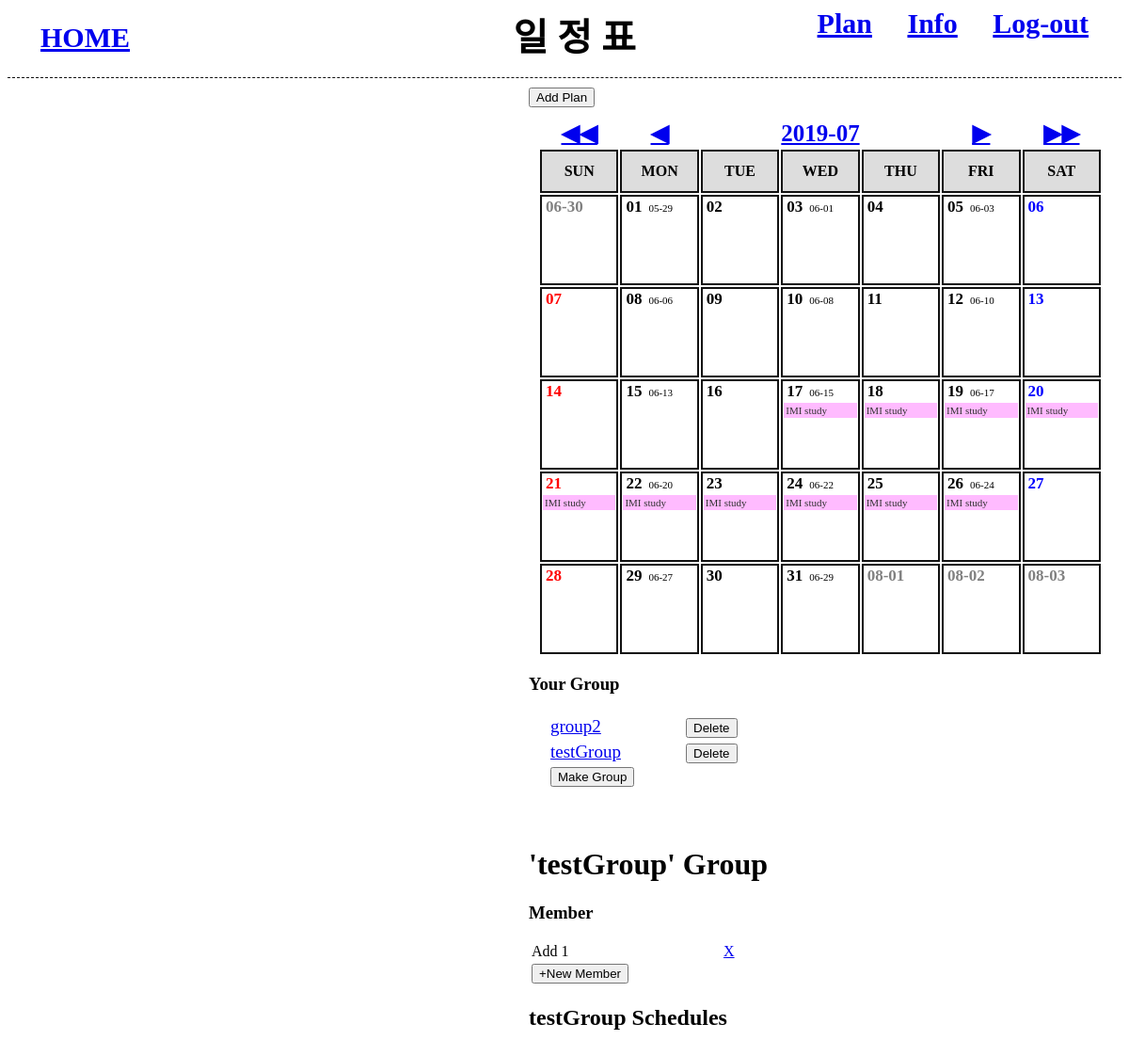
The app's page /schedule_2/group_view.php?team_id=13&team_name=testGroup with its own data.
### tables this page shows
CREATE TABLE `schedules` (
  `id` int(10) NOT NULL AUTO_INCREMENT,
  `name` varchar(20) NOT NULL,
  `s_date` datetime NOT NULL,
  `e_date` datetime NOT NULL,
  `content` text NOT NULL,
  `a_date` datetime DEFAULT NULL,
  `group_id` int(10) DEFAULT NULL,
  PRIMARY KEY (`id`),
  UNIQUE KEY `plan` (`name`,`s_date`,`e_date`)
);

CREATE TABLE `group_tb` (
  `id` int(10) NOT NULL AUTO_INCREMENT,
  `name` varchar(20) NOT NULL,
  PRIMARY KEY (`id`),
  UNIQUE KEY `plan` (`name`)
);

CREATE TABLE `group_mem` (
  `id` int(10) NOT NULL AUTO_INCREMENT,
  `name` varchar(20) NOT NULL,
  `group_id` int(10) NOT NULL,
  PRIMARY KEY (`id`)
);

### adodb5/adodb.inc.php (called while the page is built, shortened)
<?php
if (!defined('_ADODB_LAYER')) {
	GLOBAL
		$ADODB_vers,
		$ADODB_COUNTRECS,
		$ADODB_CACHE_DIR,
		$ADODB_CACHE,
		$ADODB_CACHE_CLASS,
		$ADODB_EXTENSION,
		$ADODB_COMPAT_FETCH,
		$ADODB_FETCH_MODE,
		$ADODB_GETONE_EOF,
		$ADODB_QUOTE_FIELDNAMES;
	function ADODB_str_replace($src, $dest, $data) {
		if (ADODB_PHPVER >= 0x4050) {
			return str_replace($src,$dest,$data);
		}
		return $data;
	}
	function ADODB_Setup() {
	GLOBAL
		$ADODB_vers,
		$ADODB_COUNTRECS,
		$ADODB_CACHE_DIR,
		$ADODB_FETCH_MODE,
		$ADODB_CACHE,
		$ADODB_CACHE_CLASS,
		$ADODB_FORCE_TYPE,
		$ADODB_GETONE_EOF,
		$ADODB_QUOTE_FIELDNAMES;
		$ADODB_FETCH_MODE = ADODB_FETCH_DEFAULT;
		if (!isset($ADODB_COUNTRECS)) {
			$ADODB_COUNTRECS = true;
		}
	}
	abstract class ADOConnection {
	var $debug = false;
	var $true = '1';
	var $false = '0';
	var $fetchMode=false;
	var $bulkBind = false;
	var $_queryID = false;
	var $_bindInputArray = false;
	function Execute($sql,$inputarr=false) {
		if ($inputarr !== false) {
			if (!is_array($inputarr)) {
				$inputarr = array($inputarr);
			}
			$element0 = reset($inputarr);
			$array_2d = $this->bulkBind && is_array($element0) && !is_object(reset($element0));
			unset($element0);
			if (!is_array($sql) && !$this->_bindInputArray) {
				$sqlarr = explode('?',$sql);
				$nparams = sizeof($sqlarr)-1;
				if (!$array_2d) {
					$inputarr = array($inputarr);
				} else {
					$countElements = array_map('count', $inputarr);
					if (1 != count(array_unique($countElements))) {
						$this->outp_throw(
							"[bulk execute] Input array has different number of params  [" . print_r($countElements, true) .  "].",
							'Execute'
						);
						return false;
					}
					unset($countElements);
				}
				$element0 = reset($inputarr);
				if ($nparams != count($element0)) {
					$this->outp_throw(
						"Input array has " . count($element0) .
						" params, does not match query: '" . htmlspecialchars($sql) . "'",
						'Execute'
					);
					return false;
				}
				unset($element0);
				foreach($inputarr as $arr) {
					$sql = ''; $i = 0;
					foreach ($arr as $v) {
						$sql .= $sqlarr[$i];
						$typ = gettype($v);
						if ($typ == 'string') {
							$sql .= $this->qstr($v);
						} else if ($typ == 'double') {
							$sql .= str_replace(',','.',$v);
						} else if ($typ == 'boolean') {
							$sql .= $v ? $this->true : $this->false;
						} else if ($typ == 'object') {
							if (method_exists($v, '__toString')) {
								$sql .= $this->qstr($v->__toString());
							} else {
								$sql .= $this->qstr((string) $v);
							}
						} else if ($v === null) {
							$sql .= 'NULL';
						} else {
							$sql .= $v;
						}
						$i += 1;
						if ($i == $nparams) {
							break;
						}
					}
					if (isset($sqlarr[$i])) {
						$sql .= $sqlarr[$i];
						if ($i+1 != sizeof($sqlarr)) {
							$this->outp_throw( "Input Array does not match ?: ".htmlspecialchars($sql),'Execute');
						}
					} else if ($i != sizeof($sqlarr)) {
						$this->outp_throw( "Input array does not match ?: ".htmlspecialchars($sql),'Execute');
					}
					$ret = $this->_Execute($sql);
					if (!$ret) {
						return $ret;
					}
				}
			} else {
				if ($array_2d) {
					if (is_string($sql)) {
						$stmt = $this->Prepare($sql);
					} else {
						$stmt = $sql;
					}
					foreach($inputarr as $arr) {
						$ret = $this->_Execute($stmt,$arr);
						if (!$ret) {
							return $ret;
						}
					}
				} else {
					$ret = $this->_Execute($sql,$inputarr);
				}
			}
		} else {
			$ret = $this->_Execute($sql,false);
		}
		return $ret;
	}
	function _Execute($sql,$inputarr=false) {
		if( is_string($sql) ) {
			$sql = ADODB_str_replace( '_ADODB_COUNT', '', $sql );
		}
		if ($this->debug) {
			global $ADODB_INCLUDED_LIB;
			if (empty($ADODB_INCLUDED_LIB)) {
				include(ADODB_DIR.'/adodb-lib.inc.php');
			}
			$this->_queryID = _adodb_debug_execute($this, $sql,$inputarr);
		} else {
			$this->_queryID = @$this->_query($sql,$inputarr);
		}
		$rs = new $rsclass($this->_queryID,$this->fetchMode);
		$rs->connection = $this;
		$rs->Init();
		if (is_array($sql)) {
			$rs->sql = $sql[0];
		} else {
			$rs->sql = $sql;
		}
		return $rs;
	}
}
	class ADORecordSet implements IteratorAggregate {
	var $_numOfRows = -1;
	var $_numOfFields = -1;
	var $_currentRow = -1;
	function __construct($queryID) {
		$this->_queryID = $queryID;
	}
	function Init() {
		if ($this->_numOfRows != 0 && $this->_numOfFields && $this->_currentRow == -1) {
			$this->_currentRow = 0;
			if ($this->EOF = ($this->_fetch() === false)) {
				$this->_numOfRows = 0;
			}
		} else {
			$this->EOF = true;
		}
	}
	protected function AssocCaseConvertFunction($case = ADODB_ASSOC_CASE) {
		switch($case) {
			case ADODB_ASSOC_CASE_NATIVE:
			default:
				return false;
		}
	}
	protected function _updatefields()
	{
		$fn_change_case = $this->AssocCaseConvertFunction();
		if(!$fn_change_case) {
			return;
		}
	}
}
	function ADOLoadCode($dbType) {
		$db = strtolower($dbType);
		switch ($db) {
			default:
				$class = $db; break;
		}
		$file = "drivers/adodb-$db.inc.php";
		if (class_exists("ADODB_" . $class)) {
			return $class;
		}
		return false;
	}
	function NewADOConnection($db='') {
		$tmp = ADONewConnection($db);
		return $tmp;
	}
	function ADONewConnection($db='') {
		global $ADODB_NEWCONNECTION, $ADODB_LASTDB;
		$errorfn = (defined('ADODB_ERROR_HANDLER')) ? ADODB_ERROR_HANDLER : false;
		if(empty($obj)) {
			if (!isset($ADODB_LASTDB)) {
				$ADODB_LASTDB = '';
			}
			if ($db != $ADODB_LASTDB) {
				$db = ADOLoadCode($db);
			}
			$cls = 'ADODB_'.$db;
			$obj = new $cls();
		}
		return $obj;
	}
}

### schedule_2/connect.inc.php (called while the page is built, shortened)
<?php
	include($_SERVER['DOCUMENT_ROOT']."/imistudy/adodb5/adodb.inc.php");
	$db = newADOConnection('mysqli');
	$db->debug = false;
?>

### adodb5/drivers/adodb-mysqli.inc.php (called while the page is built, shortened)
<?php
if (! defined("_ADODB_MYSQLI_LAYER")) {
class ADODB_mysqli extends ADOConnection {
	var $clientFlags = 0;
	var $port = 3306;
	var $socket = '';
	var $optionFlags = array(array(MYSQLI_READ_DEFAULT_GROUP,0));
	var $multiQuery = false;
	function _connect($argHostname = NULL,
				$argUsername = NULL,
				$argPassword = NULL,
				$argDatabasename = NULL, $persist=false)
	{
		$this->_connectionID = @mysqli_init();
		foreach($this->optionFlags as $arr) {
			mysqli_options($this->_connectionID,$arr[0],$arr[1]);
		}
		$ok = @mysqli_real_connect($this->_connectionID,
					$argHostname,
					$argUsername,
					$argPassword,
					$argDatabasename,
					(int)$this->port != 0 ? (int)$this->port : 3306,
					$this->socket,
					$this->clientFlags);
		if ($ok) {
			if ($argDatabasename)  return $this->SelectDB($argDatabasename);
			return true;
		} else {
			if ($this->debug) {
				ADOConnection::outp("Could not connect : "  . $this->ErrorMsg());
			}
			$this->_connectionID = null;
			return false;
		}
	}
	function SelectDB($dbName)
	{
		if ($this->_connectionID) {
			$result = @mysqli_select_db($this->_connectionID, $dbName);
			return $result;
		}
		return false;
	}
	function _query($sql, $inputarr)
	{
	global $ADODB_COUNTRECS;
		if ($this->multiQuery) {
			$rs = mysqli_multi_query($this->_connectionID, $sql.';');
			if ($rs) {
				$rs = ($ADODB_COUNTRECS) ? @mysqli_store_result( $this->_connectionID ) : @mysqli_use_result( $this->_connectionID );
				return $rs ? $rs : true;
			}
		} else {
			$rs = mysqli_query($this->_connectionID, $sql, $ADODB_COUNTRECS ? MYSQLI_STORE_RESULT : MYSQLI_USE_RESULT);
			if ($rs) return $rs;
		}
		return false;
	}
}
class ADORecordSet_mysqli extends ADORecordSet{
	function __construct($queryID, $mode = false)
	{
		if ($mode === false) {
			global $ADODB_FETCH_MODE;
			$mode = $ADODB_FETCH_MODE;
		}
		switch ($mode) {
			case ADODB_FETCH_DEFAULT:
			case ADODB_FETCH_BOTH:
			default:
				$this->fetchMode = MYSQLI_BOTH;
				break;
		}
	}
	function _initrs()
	{
	global $ADODB_COUNTRECS;
		$this->_numOfRows = $ADODB_COUNTRECS ? @mysqli_num_rows($this->_queryID) : -1;
		$this->_numOfFields = @mysqli_num_fields($this->_queryID);
	}
	function MoveNext()
	{
		$this->fields = @mysqli_fetch_array($this->_queryID,$this->fetchMode);
		if (is_array($this->fields)) {
			return true;
		}
		return false;
	}
	function _fetch()
	{
		$this->fields = mysqli_fetch_array($this->_queryID,$this->fetchMode);
		return is_array($this->fields);
	}
	function _close()
	{
		$this->_queryID = false;
	}
}
}

### schedule_2/cal.inc.php (the view, shortened to what this page needs)
<?php
	include($_SERVER['DOCUMENT_ROOT']."/imistudy/imistudy_2/menu.inc.php");
?>
<?php
	$pagename = basename($_SERVER['PHP_SELF']);
	include($_SERVER['DOCUMENT_ROOT']."/imistudy/schedule_2/connect.inc.php");
	$year_month = date('Y-m');
	$this_date	= date('d');
	$prev_month	= date('Y-m', strtotime($year_month." -1 month"));
	$next_month	= date('Y-m', strtotime($year_month." +1 month"));
	$prev_year	= date('Y-m', strtotime($year_month." -1 year"));
	$next_year	= date('Y-m', strtotime($year_month." +1 year"));
	$max_date	= date('t', strtotime($year_month));
	$last_day	= date('w', strtotime($year_month."-".$max_date));
	$start_day	= date('w', strtotime($year_month.'-01'));
	$total_week	= ceil(($max_date+$start_day)/7);
	$sql = "SELECT A.id, A.name, A.s_date, A.e_date, A.content, A.a_date, A.group_id, IFNULL(B.name, '없음') AS group_name
			FROM schedules A LEFT OUTER JOIN group_tb B ON A.group_id = B.id
			WHERE A.s_date >= '".$year_month."-01 00:00:00'
			OR A.e_date <= '".$year_month."-".$max_date." 24:00:00'
			OR (A.s_date < '".$year_month."-01 00:00:00' AND A.e_date > '".$year_month."-".$max_date." 24:00:00');";
	$rs = $db->execute($sql);
	if($rs == false){
		die("DB 연결 에러");
	}
	else{
		while(!$rs->EOF){
			$m_schedule[] = array(
				'id'=>$rs->fields['id'],
				'subject'=>$rs->fields['name'],
				'start'=>$rs->fields['s_date'],
				'end'=>$rs->fields['e_date'],
				'plan'=>$rs->fields['content'],
				'alarm'=>$rs->fields['a_date'],
				'gr_id'=>$rs->fields['group_id'],
				'group'=>$rs->fields['group_name']
				);
			$rs->moveNext();
		}
	}
	$sql = "SELECT lunar_date FROM lunar_data
			WHERE solar_date>='".$year_month."-01'
			AND solar_date<='".$year_month."-".$max_date."';";
	$rs2 = $db->execute($sql);
	if($rs2 == false){
		die("DB 연결 에러");
	}
	else{
		while(!$rs2->EOF){
			$lunar_date[] = date('m-d', strtotime($rs2->fields['lunar_date']));
			$rs2->moveNext();
		}
	}
?>
<div class="schedule_box">
<form action="insert_schedule.php">
	<input type="submit" value="Add Plan">
</form>
<table class="table">
	<tr class="move">
		<td>
		<a href="<?php echo $pagename."?m=".$prev_year."&d=".$this_date; ?>">◀◀</a>
		</td>
		<td>
		<a href="<?php echo $pagename."?m=".$prev_month."&d=".$this_date; ?>">◀</a>
		</td>
		<td colspan="3">
		<a href="<?php echo $pagename; ?>"><?php echo $year_month; ?></a>
		</td>
		<td>
		<a href="<?php echo $pagename."?m=".$next_month."&d=".$this_date; ?>">▶</a>
		</td>
		<td>
		<a href="<?php echo $pagename."?m=".$next_year."&d=".$this_date; ?>">▶▶</a>
		</td>
	</tr>
	<tr>
		<th>SUN</th>
		<th>MON</th>
		<th>TUE</th>
		<th>WED</th>
		<th>THU</th>
		<th>FRI</th>
		<th>SAT</th>
	</tr>
<?php
	$today = 1;
	for($i=1; $i<=$total_week; $i++){
		echo "<tr class='calender'>";
		for($j=0; $j<7; $j++){
			if(!(($i == 1 && $j < $start_day) || ($i == $total_week && $j > $last_day))){
				$today = date('d', strtotime($year_month."-".$today));
				if($j==0){
					 $style = 'red';
				}else if($j==6){
					 $style = 'blue';
				}else{
					 $style = 'black';
				}
				$print_day = "<font class='days' color=".$style.">".$today."</font>";
				if($j==1 || $j==3 || $j==5){
					$print_day .= "<font class='lunar'>".$lunar_date[$today-1]."</font>";
				}
				$plan_num = 0;
				for($t=0; $t<count($m_schedule); $t++){
					if($year_month."-".$today >= date('Y-m-d', strtotime($m_schedule[$t]['start'])) &&
						$year_month."-".$today <= date('Y-m-d', strtotime($m_schedule[$t]['end']))){
						$plan_num++;
						if($plan_num < 3){
							$print_day .="<div class='m_sch'>".$m_schedule[$t]['subject']."</div>";
						}
					}
				}
				$go_m = $year_month;
				$go_d = $today;
				$today++;
			}
			else if($i == 1 && $j < $start_day){
				$go_m		= $prev_month;
				$go_d		= date('t', strtotime($prev_month)) - $start_day + $j+1;
				$prev_date	= date('m', strtotime($prev_month))."-";
				$prev_date .= $go_d;
				$print_day	= "<font class='days' color='gray'>".$prev_date."</font>";
			}
			else if($i == $total_week && $j > $last_day){
				$go_m		= $next_month;
				$go_d		= date('d', strtotime($next_month."-".($j - $last_day)));
				$next_date	= date('m', strtotime($next_month))."-";
				$next_date .= $go_d;
				$print_day = "<font class='days' color='gray'>".$next_date."</font>";
			}
			echo "<td class='selectDate' onclick='javascript:location.href=\"".$pagename."?m=".$go_m."&d=".$go_d."\"'>";
			echo $print_day;
			echo "</td>";
		}
		echo "</tr>";
	}
?>
</table>
 <h3> Your Group </h3>
 <table style="table-layout:fixed; margin:20px;" height='30px' align='center'>
<?php
	 $sql = "select id, name from group_tb;";
	 $result = $db->execute($sql);
	 while(!$result->EOF){
		 echo "<tr width='200px' style='font-size:19px;'>";
		 echo "<td width='140px'>";
		 echo "<a href='group_view.php?team_id=".$result->fields['id']."&team_name=".$result->fields['name']."'>".$result->fields['name']."</a>";
		 echo "</td>";
		 echo "<td><button onclick='javascript:location.href=\"group_delete.php?del_id=".$result->fields['id']."\"'>Delete</button><td>";
		 echo "</tr>";
		 $result->moveNext();
	 }
	 echo "<tr><td><button onclick='javascript:location.href=\"group_make.php\"'>Make Group</button><td></tr>";
?>
</table>
</div>

### schedule_2/group_view.php (shortened to what this page needs)
<!doctype html>
<html>
<head>
</head>
<body>
<?php
	include($_SERVER['DOCUMENT_ROOT']."/imistudy/schedule_2/cal.inc.php");
	$group_id = $_GET['team_id'];
	$group_name = $_GET['team_name'];
	$sql = "select id, name from group_mem where group_id=".$group_id.";";
	$rs = $db->execute($sql);
	echo "<div class='schedule_box'>";
	echo "<h1>'".$group_name."' Group</h1>";
	echo "<div>";
	echo "<h3>Member</h3>";
	echo "<table style='table-layout:fixed; margin-bottom:20px;' height='30px'>";
	while(!$rs->EOF)
	{
		echo "<tr width='250px'>";
		echo "<td width='200px'>";
		echo $rs->fields['name'];
		echo "</td>";
		echo "<td>";
		echo "<a href='group_member_delete.php?del_mem_id=".$rs->fields['id']."'>X</a>";
		echo "</td>";
		echo "</tr>";
		$rs->moveNext();
	}
	?>
		<tr>
		<td colspan='2'>
			<form class='form' action='group_update.php' method='post'>
				<input type='submit' value='+New Member'>
			</form>
		  </td>
		 </tr>
		 </table>
	 </div>
	 <div>
<?php
	echo "<h2>".$group_name." Schedules</h2>";
?>
</body>
</html>

### schedule_2/group_view.php (style rules this page uses)
.form { float:left; }

### schedule_2/cal.inc.php (style rules this page uses)
.schedule_box { float:right; margin:10px; width:620px; }
.table { width:600px; table-layout:fixed; margin:10px; }
.move { text-align:center; height:30px; font-weight:bold; font-size:25px; }
.calender td { height:90px; }
th { height:40px; width:80px; background:#ddd; border:2px solid #111; }
.days { font-size:17px; padding:3px; font-weight:bold; }
.lunar { font-size:11px; color:black; padding:4px; }
.m_sch { font-size:11px; color:#333; background:#fbf; padding:2px; margin-top:2px; margin-bottom:2px; }
.selectDate { table-layout:fixed; text-align:left; vertical-align:top; border:2px solid #111; }

### records on screen
schedules: name "IMI study"
group_tb: name "group2"
group_tb: name "testGroup"
group_mem: name "Add 1"

### other values on screen
$TITLE "일 정 표"
$year_month "2019-07"
$prev_date "06-30"
$lunar_date[$today-1] "05-29"
$lunar_date[$today-1] "06-01"
$lunar_date[$today-1] "06-03"
$lunar_date[$today-1] "06-06"
$lunar_date[$today-1] "06-08"
$lunar_date[$today-1] "06-10"
$lunar_date[$today-1] "06-13"
$lunar_date[$today-1] "06-15"
$lunar_date[$today-1] "06-17"
$lunar_date[$today-1] "06-20"
$lunar_date[$today-1] "06-22"
$lunar_date[$today-1] "06-24"
